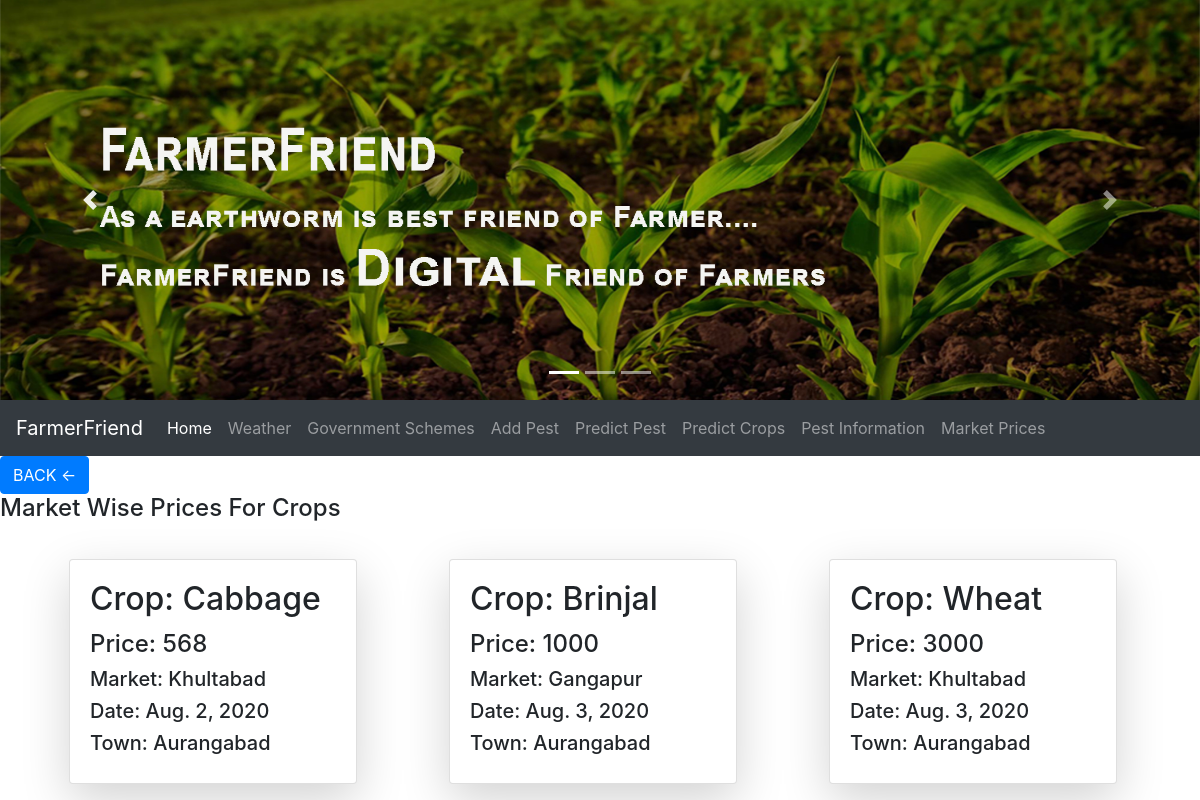
The page /marketforuser on the database its author committed.
### accounts/models.py (models this page shows, shortened)
class MarketPrices(models.Model):
    town=models.CharField(max_length=10)
    market=models.CharField(max_length=20)
    crop=models.CharField(max_length=20)
    date=models.DateField()
    price=models.IntegerField()

### accounts/views.py (the view)
# urls.py: path('marketforuser', views.marketforuser,name='marketforuser'),
def marketforuser(request):
    m_prices=MarketPrices.objects.values('town','crop','market','date','price')
    lis=[]
    for i in m_prices:
        print(i)
        lis.append(i)
    dic={'prices':lis}
    return render(request,'accounts/marketforuser.html',dic)

### accounts/templates/accounts/marketforuser.html (shortened to what this page needs)
{% extends 'accounts/FarmerPage.html' %}
{% block body %}
{% if prices %}
    <a href="predictMPG"><button class="btn btn-primary cart">BACK <-</button></a>
	<h4 class="card-title">Market Wise Prices For Crops</h4>
	<br>
         <div class="container">
             <div class="row ">
              {% for i in prices %}
                     <div class="col-sm-4">
                         <div class="card shadow-lg mb-2 bg-white rounded ml-4" style="width: 18rem;">
                             <div class="card-body">
                                 <h2 class="card-title">Crop: {{i.crop}}</h2>
                                 <h4>Price: {{i.price}}</h4>
                                 <h5>Market: {{i.market}}</h5>
                                 <h5>Date: {{i.date}}</h5>
                                 <h5>Town: {{i.town}}</h5>
                             </div>
                       </div>
                    </div>
               {% endfor %}
         </div>
    </div>
	{% endif %}
{% endblock %}

### rows shown on the page
MarketPrices: crop "Cabbage", price "568", market "Khultabad", date "Aug. 2, 2020", town "Aurangabad"
MarketPrices: crop "Brinjal", price "1000", market "Gangapur", date "Aug. 3, 2020", town "Aurangabad"
MarketPrices: crop "Wheat", price "3000", market "Khultabad", date "Aug. 3, 2020", town "Aurangabad"
